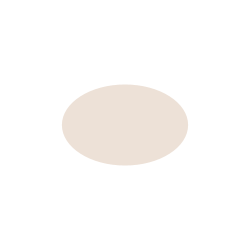
Frame 1 (no input)
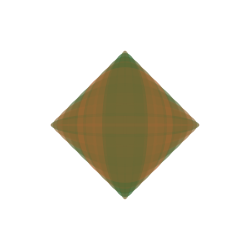
Frame 60 (the mouse pressed at the canvas centre just before this capture)
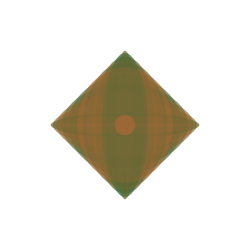
Frame 120 (the mouse held since frame 60 and released just before this capture)

The Processing sketch that drew these frames (run headless with seeded random() and noise(); from frame 60 on, the mouse is pressed at the canvas centre):

// Processing sketch: processing_101421
// ── processing_101421.pde

int counter;

void setup() {  //setup function called initially, only once
  size(250, 250);
  background(255);  //set background white
  colorMode(RGB);   //set colors to Hue, Saturation, Brightness mode
  counter = 0;
}

void draw() {  //draw function loops 
  counter++;
  noStroke();
  fill(random(255),100,50,50);
  
  if(mousePressed == true) { //add some interaction
    ellipse(mouseX, mouseY, 20, 20);
  }
  else {
    ellipse(width/2, height/2, 150*sin(counter), 150*cos(counter));
  }
}
